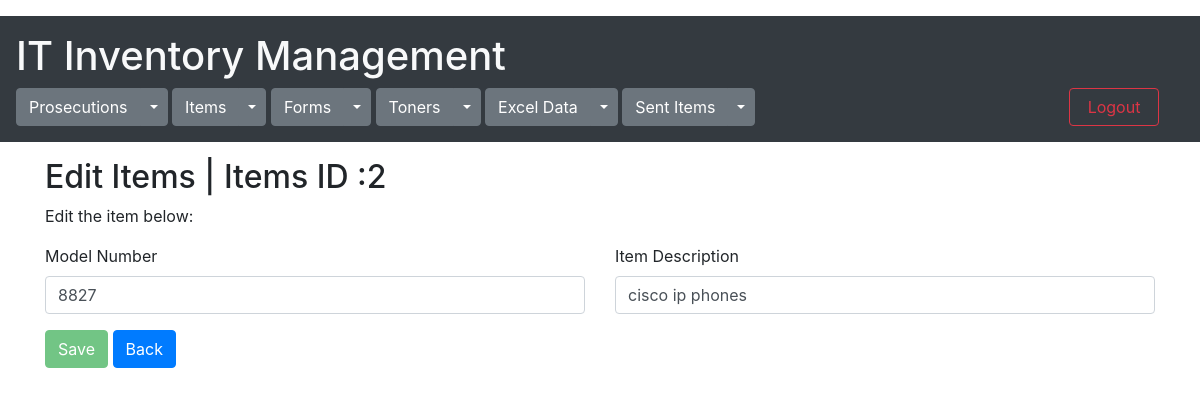
Screenshot of /items/edit_items_form/2 (signed in) with the database file from the repository.
### items/models.py (models this page shows)
class Items(models.Model):
    model_no= models.CharField(max_length=30,null= True)
    description=models.CharField(max_length=50,null= True )
    total_qty=models.PositiveIntegerField(default=0,null=True)
    created = models.DateTimeField(default=datetime.now())

### items/views.py (the view)
# urls.py: path('edit_items_form/<int:id>', views.edit_items_form, name='edit_items_form'),
@cache_control(no_cache=True, must_revalidate=True,no_store=True)
@login_required(login_url="login")
def edit_items_form(request, id):
    items = Items.objects.get(id=id)
    return render(request, 'edit_items_form.html', {"items": items})

### items/templates/edit_items_form.html (shortened to what this page needs)
{% extends 'mainpage.html' %}
{% block content %}
<div class="container">
    <h2>Edit Items | Items ID :{{ items.id }}</h2>
    <p>Edit the item below:</p>
    <form role="form" action="edit_items_save" method="post">
        <div class="row">
            <div class="col">
                <label>Model Number</label>
                <input type="text" class="form-control" placeholder="Enter model number" name="model_no" id="model_no"
                       value="{{items.model_no}}">
            </div>
            <div class="col">
                <label>Item Description</label>
                <input type="text" class="form-control" placeholder="Enter description" name="description" id="description"
                       value="{{items.description}}">
            </div>
        </div>
        <button type="submit" class="btn btn-success mt-3 btn-action-EIF" disabled>Save</button>
        <a href="{% url 'view_items' %}" class="btn btn-primary mt-3" id="btn-back">Back</a>
    </form>
</div>
{% endblock %}

### rows the page displays
Items: id "2", model_no "8827", description "cisco ip phones"
